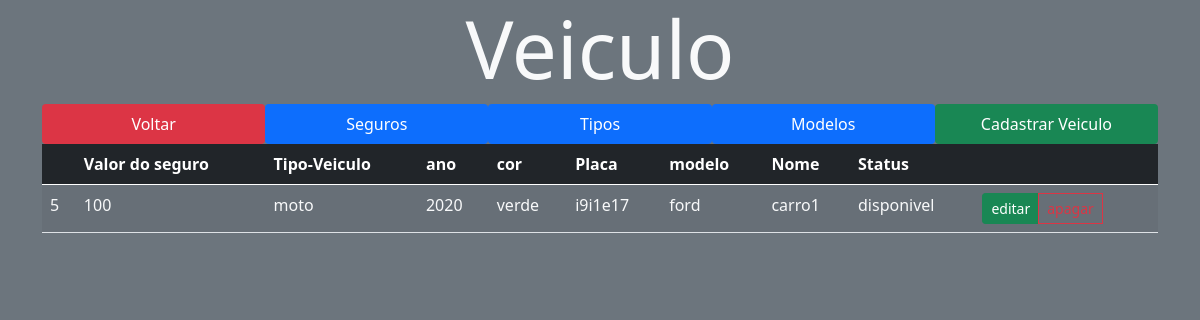
Before: /src/views/veiculo.php with the older database file.
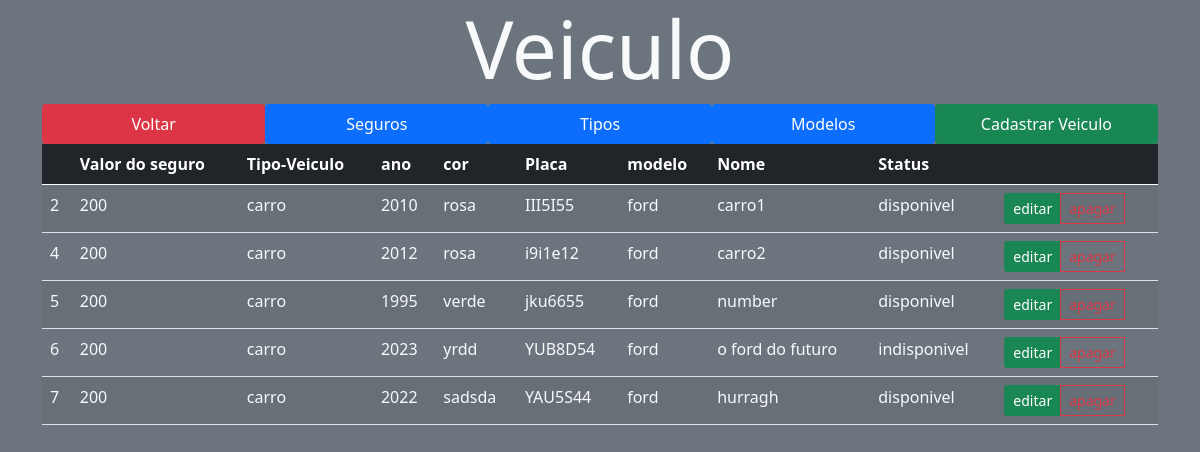
After: the same page with the newer database file.
### tables this page shows
CREATE TABLE `veiculo` (
  `idveiculo` int(11) NOT NULL,
  `idtipoveiculo` int(11) NOT NULL,
  `idmodelo` int(11) NOT NULL,
  `idseguro` int(11) NOT NULL,
  `ano` varchar(200) NOT NULL,
  `cor` varchar(200) NOT NULL,
  `placa` varchar(200) NOT NULL,
  `status` varchar(200) NOT NULL,
  `nome` varchar(200) NOT NULL
);

CREATE TABLE `seguro` (
  `idseguro` int(11) NOT NULL,
  `datafinal` date NOT NULL,
  `datainicio` date NOT NULL,
  `valor` int(11) NOT NULL
);

CREATE TABLE `tipoveiculo` (
  `idtipoveiculo` int(11) NOT NULL,
  `descricao` varchar(200) NOT NULL
);

CREATE TABLE `modelo` (
  `idmodelo` int(11) NOT NULL,
  `descricao` varchar(200) NOT NULL
);

### src/controller/veiculoController.php (called while the page is built, shortened)
<?php
require_once '../model/veiculo.php';
require_once '../model/Database.php';
class veiculoController extends veiculo
{
    protected $tabela = 'veiculo';
     public function findAll()
    {
        $query = "SELECT * FROM $this->tabela";
        $stm = Database::prepare($query);
        $stm->execute();
        $veiculos = array();
        foreach ($stm->fetchAll() as $veiculo) {
            $veiculos[] = new veiculo($veiculo->idveiculo,$veiculo->idseguro, $veiculo->idmodelo, $veiculo->idtipoveiculo,$veiculo->ano, $veiculo->cor, $veiculo->placa, $veiculo->status, $veiculo->nome);
        }
        return $veiculos;
    }
}

### src/model/Database.php (called while the page is built, shortened)
<?php
class Database
{
    private static $instance;
    public static function getInstance()
    {
        if (!isset(self::$instance)) {
            try {
                self::$instance = new PDO('mysql:host=' . HOST . '; dbname=' . BASE, USER, PASS);
                self::$instance->setAttribute(PDO::ATTR_ERRMODE, PDO::ERRMODE_EXCEPTION);
                self::$instance->setAttribute(PDO::ATTR_DEFAULT_FETCH_MODE, PDO::FETCH_OBJ);
            } catch (PDOException $error) {
                echo $error->getMessage();
            }
        }
        return self::$instance;
    }
    public static function prepare($sql)
    {
        return self::getInstance()->prepare($sql);
    }
}

### src/model/veiculo.php (called while the page is built, shortened)
<?php
class  veiculo
{
    private $idveiculo;
    private $idseguro;
    private $idmodelo;
    private $idtipoveiculo;
    private $ano;
    private $cor;
    private $placa;
    private $status;
    private $nome;
    public function __construct($idveiculo, $idseguro,$idmodelo,$idtipoveiculo,$ano,$cor,$placa,$status,$nome)
    {
        $this->idveiculo = $idveiculo;
        $this->idseguro = $idseguro;
        $this->idmodelo = $idmodelo;
        $this->idtipoveiculo = $idtipoveiculo;
        $this->ano = $ano;
        $this->cor = $cor;
        $this->placa = $placa;
        $this->status = $status;
        $this->nome = $nome;
    }
    public function getidveiculo()
    {
        return $this->idveiculo;
    }
    public function getidseguro()
    {
        return $this->idseguro;
    }
    public function getidmodelo()
    {
        return $this->idmodelo;
    }
    public function getidtipoveiculo()
    {
        return $this->idtipoveiculo;
    }
    public function getano()
    {
        return $this->ano;
    }
    public function getcor()
    {
        return $this->cor;
    }
    public function getplaca()
    {
        return $this->placa;
    }
    public function getstatus()
    {
        return $this->status;
    }
    public function getnome()
    {
        return $this->nome;
    }
}

### src/controller/seguroController.php (called while the page is built, shortened)
<?php
require_once '../model/seguro.php';
require_once '../model/Database.php';
class seguroController extends seguro
{
    protected $tabela = 'seguro';
    public function findOne($idseguro)
    {
        $query = "SELECT * FROM $this->tabela WHERE idseguro = :id";
        $stm = Database::prepare($query);
        $stm->bindParam(':id', $idseguro, PDO::PARAM_INT);
        $stm->execute();
        $seguro = new seguro(null, null, null, null);
        foreach ($stm->fetchAll() as $cl) {
            $seguro->setidseguro($cl->idseguro);
            $seguro->setvalor($cl->valor);
            $seguro->setdatafinal($cl->datafinal);
            $seguro->setdatainicio($cl->datainicio);
        }
        return $seguro;
    }
}

### src/model/seguro.php (called while the page is built, shortened)
<?php
class seguro
{
    private $valor;
    public function __construct($idseguro, $valor, $datafinal,$datainicio)
    {
        $this->valor = $valor;
    }
    public function setvalor($valor) {
        $this->valor = $valor;
    }
    public function getvalor() {
        return $this->valor;
    }
}

### src/controller/tipoveiculoController.php (called while the page is built, shortened)
<?php
require_once '../model/tipoveiculo.php';
require_once '../model/Database.php';
class tipoveiculoController extends tipoveiculo
{
    protected $tabela = 'tipoveiculo';
    public function findOne($idtipoveiculo)
    {
        $query = "SELECT * FROM $this->tabela WHERE idtipoveiculo = :id";
        $stm = Database::prepare($query);
        $stm->bindParam(':id', $idtipoveiculo, PDO::PARAM_INT);
        $stm->execute();
        $tipoveiculo = new tipoveiculo(null, null, null, null);
        foreach ($stm->fetchAll() as $cl) {
            $tipoveiculo->setidtipoveiculo($cl->idtipoveiculo);
            $tipoveiculo->setdescricao($cl->descricao);
        }
        return $tipoveiculo;
    }
}

### src/model/tipoveiculo.php (called while the page is built, shortened)
<?php
class tipoveiculo
{
    private $descricao;
    public function __construct($idtipoveiculo, $descricao)
    {
        $this->descricao = $descricao;
    }
    public function getdescricao()
    {
        return $this->descricao;
    }
    public function setdescricao($descricao)
    {
        $this->descricao = $descricao;
    }
}

### src/controller/modeloController.php (called while the page is built, shortened)
<?php
require_once '../model/modelo.php';
require_once '../model/Database.php';
class modeloController extends modelo
{
    protected $tabela = 'modelo';
    public function findOne($idmodelo)
    {
        $query = "SELECT * FROM $this->tabela WHERE idmodelo = :id";
        $stm = Database::prepare($query);
        $stm->bindParam(':id', $idmodelo, PDO::PARAM_INT);
        $stm->execute();
        $modelo = new modelo(null, null, null, null);
        foreach ($stm->fetchAll() as $cl) {
            $modelo->setidmodelo($cl->idmodelo);
            $modelo->setdescricao($cl->descricao);
        }
        return $modelo;
    }
}

### src/model/modelo.php (called while the page is built, shortened)
<?php
class modelo
{
    private $descricao;
    public function __construct($idmodelo, $descricao)
    {
        $this->descricao = $descricao;
    }
    public function getdescricao()
    {
        return $this->descricao;
    }
    public function setdescricao($descricao)
    {
        $this->descricao = $descricao;
    }
}

### src/views/veiculo.php (the view, shortened to what the changed rows need)
<?php
require_once '../controller/veiculoController.php';
require_once '../controller/seguroController.php';
require_once '../controller/modeloController.php';
require_once '../controller/tipoveiculoController.php';
$veiculos = new veiculoController();
$seguros = new seguroController();
$modelos = new modeloController();
$tipoveiculos = new tipoveiculoController();
?>
<!DOCTYPE html>
<html lang="pt_br">
<head>
    <link href="https://cdn.jsdelivr.net/npm/bootstrap@5.0.1/dist/css/bootstrap.min.css" rel="stylesheet">
    <link rel="stylesheet" href="../../public/styles/main.css">
</head>
<body class="bg-secondary">
    <div class="container">
        <h1 class="display-1 text-center text-light">Veiculo</h1>
        <table class="table table-striped" id="table">
            <thead class="table-dark">
                <th></th>
                <th>Valor do seguro</th>
                <th>Tipo-Veiculo</th>
                <th>ano</th>
                <th>cor</th>
                <th>Placa</th>
                <th>modelo</th>
                <th>Nome</th>
                <th>Status</th>
                <th></th>
            </thead>
            <tbody>
                <?php
                foreach ($veiculos->findAll() as $veiculo) { ?>
                    <tr class="text-light">
                        <td> <?= $veiculo->getidveiculo() ?> </td>
                        <td> <?= $seguros->findOne($veiculo->getidseguro())->getvalor() ?> </td>
                        <td> <?= $tipoveiculos->findOne($veiculo->getidtipoveiculo())->getdescricao() ?> </td>
                        <td> <?= $veiculo->getano() ?> </td>
                        <td> <?= $veiculo->getcor() ?> </td>
                        <td> <?= $veiculo->getplaca() ?> </td>
                        <td> <?= $modelos->findOne($veiculo->getidmodelo())->getdescricao() ?> </td>
                        <td> <?= $veiculo->getnome() ?> </td>
                        <td> <?= $veiculo->getstatus() ?> </td>
                        <td>
                            <div class="btn-group btn-group-sm">
                                <a href="./editarveiculo.php?id=<?= $veiculo->getidveiculo() ?>" class="btn btn-success">editar</a><br>
                                <a href="./apagarveiculo.php?id=<?= $veiculo->getidveiculo() ?>"  onclick="return confirm('Tem certeza de que deseja excluir este item?');"class="btn btn-outline-danger">apagar</a>
                                <br>
                            </div>
                        </td>
                    </tr> <?php
                        }
                            ?>
            </tbody>
        </table>
    </div>
</body>
</html>

Changed rows visible on the page:
added veiculo: idveiculo "2", idseguro.datainicio "200", idtipoveiculo.descricao "carro", ano "2010", cor "rosa", placa "III5I55", idmodelo.descricao "ford", nome "carro1", status "disponivel"
added veiculo: idveiculo "4", idseguro.datainicio "200", idtipoveiculo.descricao "carro", ano "2012", cor "rosa", placa "i9i1e12", idmodelo.descricao "ford", nome "carro2", status "disponivel"
changed veiculo "verde": idseguro.datainicio "100" → "200"; idtipoveiculo.descricao "moto" → "carro"; ano "2020" → "1995"; placa "i9i1e17" → "jku6655"; nome "carro1" → "number"
added veiculo: idveiculo "6", idseguro.datainicio "200", idtipoveiculo.descricao "carro", ano "2023", cor "yrdd", placa "YUB8D54", idmodelo.descricao "ford", nome "o ford do futuro", status "indisponivel"
added veiculo: idveiculo "7", idseguro.datainicio "200", idtipoveiculo.descricao "carro", ano "2022", cor "sadsda", placa "YAU5S44", idmodelo.descricao "ford", nome "hurragh", status "disponivel"
